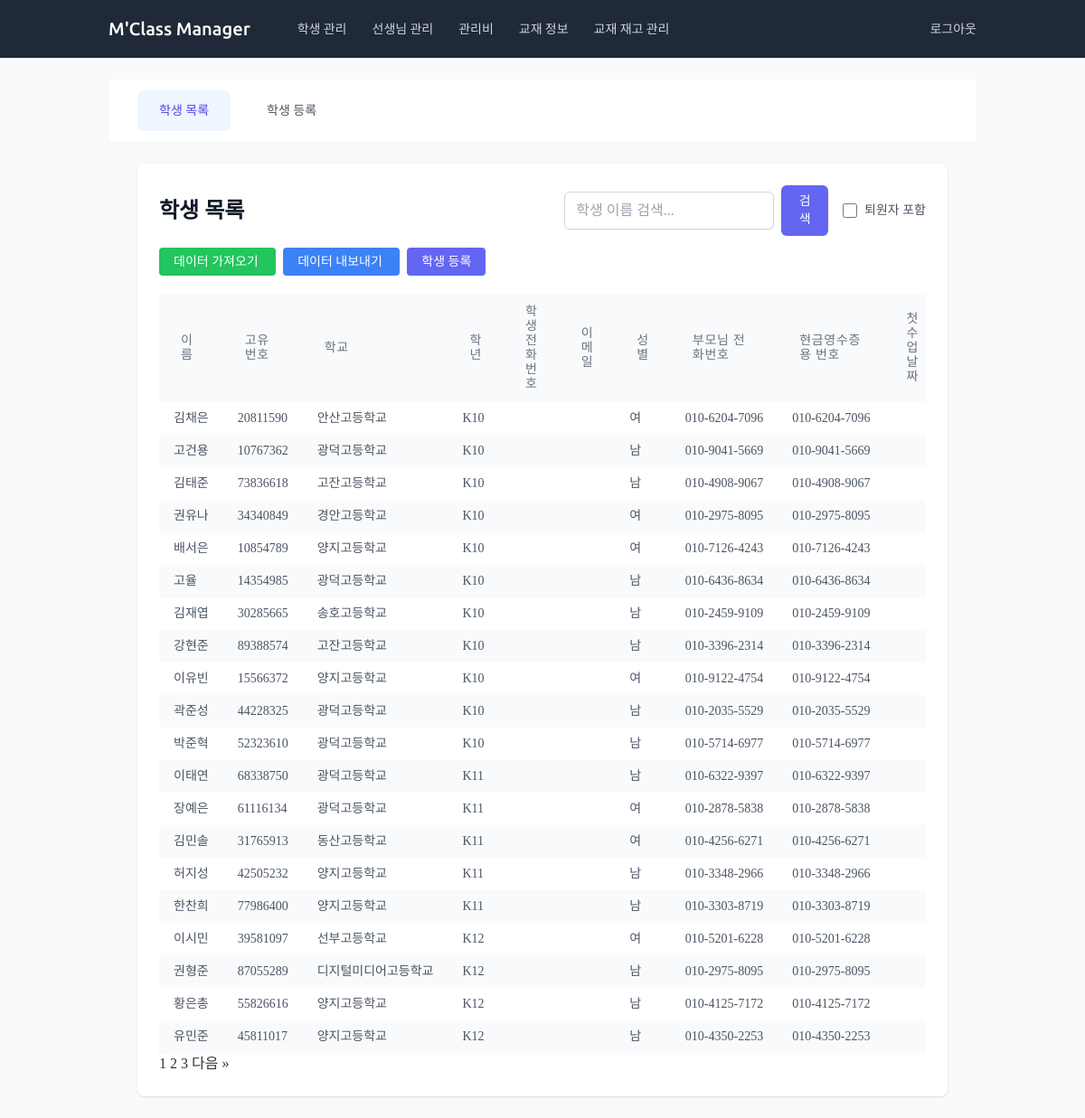
The app's page /students/ (signed in) with its own data.
### students/models.py (models this page shows, shortened)
class Student(models.Model):
    GRADE_CHOICES = [
        ('K5', 'K5'), ('K6', 'K6'), ('K7', 'K7'), ('K8', 'K8'),
        ('K9', 'K9'), ('K10', 'K10'), ('K11', 'K11'), ('K12', 'K12'),
    ]
    GENDER_CHOICES = [
        ('M', '남'),
        ('F', '여'),
    ]
    name = models.CharField(max_length=100, verbose_name='이름')
    school = models.ForeignKey(School, on_delete=models.SET_NULL, null=True, blank=True, verbose_name='학교')
    grade = models.CharField(max_length=3, choices=GRADE_CHOICES, null=True, blank=True, verbose_name='학년')
    phone_number = models.CharField(max_length=15, null=True, blank=True, verbose_name='학생 전화번호',
                                    validators=[RegexValidator(regex=r'^\d{3}-\d{3,4}-\d{4}$',
                                                message="형식: 000-0000-0000")])
    email = models.EmailField(null=True, blank=True, verbose_name='이메일 주소')
    gender = models.CharField(max_length=1, choices=GENDER_CHOICES, null=True, blank=True, verbose_name='성별')
    parent_phone = models.CharField(max_length=15, null=True, blank=True, verbose_name='부모님 전화번호',
                                    validators=[RegexValidator(regex=r'^\d{3}-\d{3,4}-\d{4}$',
                                                message="형식: 000-0000-0000")])
    receipt_number = models.CharField(max_length=15, null=True, blank=True, verbose_name='현금영수증용 번호')
    interview_date = models.DateField(null=True, blank=True, verbose_name='인터뷰 날짜')
    interview_score = models.IntegerField(null=True, blank=True, verbose_name='인터뷰 기본 성적',
                                          validators=[MinValueValidator(1), MaxValueValidator(10)])
    interview_info = models.TextField(null=True, blank=True, verbose_name='인터뷰 정보')
    first_class_date = models.DateField(null=True, blank=True, verbose_name='첫수업 날짜')
    quit_date = models.DateField(null=True, blank=True, verbose_name='그만 둔 날짜')
    student_id = models.CharField(max_length=8, unique=True, verbose_name='고유번호')
    personal_file = models.FileField(upload_to='student_files/', null=True, blank=True, verbose_name='개인 파일')
    etc = models.TextField(null=True, blank=True, verbose_name='기타')
    extra1 = models.CharField(max_length=100, null=True, blank=True, verbose_name='예비1')
    extra2 = models.CharField(max_length=100, null=True, blank=True, verbose_name='예비2')
    extra3 = models.CharField(max_length=100, null=True, blank=True, verbose_name='예비3')
    extra4 = models.CharField(max_length=100, null=True, blank=True, verbose_name='예비4')
    extra5 = models.CharField(max_length=100, null=True, blank=True, verbose_name='예비5')
    is_active = models.BooleanField(default=True, verbose_name='활동 여부')
    class Meta:
        verbose_name = '학생'
        verbose_name_plural = '학생'

### common/models.py (models this page shows, shortened)
class School(models.Model):
    name = models.CharField(max_length=100, verbose_name='교명')
    phone = models.CharField(max_length=15, verbose_name='전화번호', blank=True, null=True)
    address = models.TextField(verbose_name='주소', blank=True, null=True)
    class Meta:
        verbose_name = '학교'
        verbose_name_plural = '학교'

### students/views.py (the view)
# urls.py: path('', views.StudentListView.as_view(), name='student_list'),
class StudentListView(LoginRequiredMixin, ListView):
    model = Student
    template_name = 'students/student_list.html'
    success_url = reverse_lazy('students:student_list')
    context_object_name = 'students'
    paginate_by = 20
    def get_queryset(self):
        queryset = Student.objects.all()
        search_query = self.request.GET.get('search', '')
        show_inactive = self.request.GET.get('show_inactive') == 'on'
        if search_query:
            queryset = queryset.filter(name__icontains=search_query)
        if not show_inactive:
            queryset = queryset.filter(is_active=True)
        return queryset.order_by('-is_active', '-first_class_date')
    def get_context_data(self, **kwargs):
        context = super().get_context_data(**kwargs)
        context['show_inactive'] = self.request.GET.get('show_inactive') == 'on'
        context['search_query'] = self.request.GET.get('search', '')
        return context

### students/templates/students/student_list.html (shortened to what this page needs)
{% extends 'students/base_students.html' %}
{% block student_content %}
<div class="bg-white shadow rounded-lg p-6">
  <div class="flex justify-between items-center mb-4">
    <h1 class="text-2xl font-semibold text-gray-900">학생 목록</h1>
    <div class="flex items-center space-x-4">
      <form method="get" class="flex items-center">
        <input
          type="search"
          name="search"
          value="{{ search_query }}"
          placeholder="학생 이름 검색..."
          class="form-input rounded-md border-gray-300 shadow-sm focus:border-indigo-300 focus:ring focus:ring-indigo-200 focus:ring-opacity-50"
        />
        <button
          type="submit"
          class="ml-2 bg-indigo-500 hover:bg-indigo-600 text-white px-4 py-2 rounded-md text-sm"
        >
          검색
        </button>
      </form>
      <form method="get" class="flex items-center">
        <label class="inline-flex items-center">
          <input
            type="checkbox"
            name="show_inactive"
            {%
            if
            show_inactive
            %}checked{%
            endif
            %}
            class="form-checkbox h-4 w-4 text-indigo-600"
            onchange="this.form.submit()"
          />
          <span class="ml-2 text-sm text-gray-600">퇴원자 포함</span>
        </label>
      </form>
    </div>
  </div>
  <div class="flex justify-between items-center mb-6">
    <div class="space-x-2">
      <a
        href="{% url 'students:student_import' %}"
        class="bg-green-500 hover:bg-green-700 text-white px-4 py-2 rounded text-sm"
      >
        데이터 가져오기
      </a>
      <a
        href="{% url 'students:student_export' %}"
        class="bg-blue-500 hover:bg-blue-700 text-white px-4 py-2 rounded text-sm"
      >
        데이터 내보내기
      </a>
      <a
        href="{% url 'students:student_create' %}"
        class="bg-indigo-500 hover:bg-indigo-700 text-white px-4 py-2 rounded text-sm"
      >
        학생 등록
      </a>
    </div>
  </div>
  <div class="overflow-x-auto">
    <table class="min-w-full content-table divide-y divide-gray-200">
      <thead class="bg-gray-50">
        <tr>
          <th
            class="px-4 py-2 text-left text-xs font-medium text-gray-500 uppercase tracking-wider"
          >
            이름
          </th>
          <th
            class="px-4 py-2 text-left text-xs font-medium text-gray-500 uppercase tracking-wider"
          >
            고유번호
          </th>
          <th
            class="px-4 py-2 text-left text-xs font-medium text-gray-500 uppercase tracking-wider"
          >
            학교
          </th>
          <th
            class="px-4 py-2 text-left text-xs font-medium text-gray-500 uppercase tracking-wider"
          >
            학년
          </th>
          <th
            class="px-4 py-2 text-left text-xs font-medium text-gray-500 uppercase tracking-wider"
          >
            학생 전화번호
          </th>
          <th
            class="px-4 py-2 text-left text-xs font-medium text-gray-500 uppercase tracking-wider"
          >
            이메일
          </th>
          <th
            class="px-4 py-2 text-left text-xs font-medium text-gray-500 uppercase tracking-wider"
          >
            성별
          </th>
          <th
            class="px-4 py-2 text-left text-xs font-medium text-gray-500 uppercase tracking-wider"
          >
            부모님 전화번호
          </th>
          <th
            class="px-4 py-2 text-left text-xs font-medium text-gray-500 uppercase tracking-wider"
          >
            현금영수증용 번호
          </th>
          <th
            class="px-4 py-2 text-left text-xs font-medium text-gray-500 uppercase tracking-wider"
          >
            첫수업 날짜
          </th>
        </tr>
      </thead>
      <tbody class="bg-white divide-y divide-gray-200">
        {% for student in students %}
        <tr
          class="hover:bg-gray-50 text-sm {% if not student.is_active %}inactive-student{% endif %}"
        >
          <td class="px-4 py-2 whitespace-nowrap text-gray-600">
            {{ student.name }}
          </td>
          <td class="px-4 py-2 whitespace-nowrap text-gray-600">
            {{ student.student_id }}
          </td>
          <td class="px-4 py-2 whitespace-nowrap text-gray-600">
            {{ student.school.name|default:"" }}
          </td>
          <td class="px-4 py-2 whitespace-nowrap text-gray-600">
            {{ student.grade|default:"" }}
          </td>
          <td class="px-4 py-2 whitespace-nowrap text-gray-600">
          </td>
          <td class="px-4 py-2 whitespace-nowrap text-gray-600">
          </td>
          <td class="px-4 py-2 whitespace-nowrap text-gray-600">
            {{ student.get_gender_display|default:"" }}
          </td>
          <td class="px-4 py-2 whitespace-nowrap text-gray-600">
            {{ student.parent_phone|default:"" }}
          </td>
          <td class="px-4 py-2 whitespace-nowrap text-gray-600">
            {{ student.receipt_number|default:"" }}
          </td>
          <td class="px-4 py-2 whitespace-nowrap text-gray-600">
          </td>
        </tr>
        {% empty %}
        <tr>
          <td colspan="13" class="px-4 py-2 text-center text-sm text-gray-500">
            등록된 학생이 없습니다.
          </td>
        </tr>
        {% endfor %}
      </tbody>
    </table>
  </div>
  {% if is_paginated %}
<div class="pagination">
    {% for i in paginator.page_range %}
        {% if page_obj.number == i %}
            <a class="active" href="#">{{ i }}</a>
        {% else %}
            <a href="?page={{ i }}{% if search_query %}&search={{ search_query }}{% endif %}{% if show_inactive %}&show_inactive=on{% endif %}">{{ i }}</a>
        {% endif %}
    {% endfor %}
    {% if page_obj.has_next %}
        <a href="?page={{ page_obj.next_page_number }}{% if search_query %}&search={{ search_query }}{% endif %}{% if show_inactive %}&show_inactive=on{% endif %}">다음 »</a>
    {% endif %}
</div>
{% endif %}
</div>
{% endblock %}

### static/css/custom.css (style rules this page uses)
body { font-family: 'Ubuntu', sans-serif; line-height: 1.6; color: #333; background-color: #f9fafb; padding: 0; margin: 0; }
.content-table { width: 100%; border-collapse: separate; border-spacing: 0; border-radius: 0.375rem; box-shadow: 0 2px 5px rgba(0, 0, 0, 0.1); overflow: hidden; }
.content-table thead th { padding: 0.75rem 1.5rem; font-size: 0.875rem; font-weight: 500; text-transform: uppercase; color: #6b7280; letter-spacing: 0.05em; text-align: left; background-color: #f9fafb; }
.content-table tbody tr { background-color: white; }
.content-table tbody tr:nth-child(even) { background-color: #f9fafb; }
.min-w-full tbody tr { transition: background-color 0.2s ease-in-out; }
.form-input { width: 100%; padding: 0.5rem 0.75rem; border: 1px solid #d1d5db; border-radius: 0.375rem; box-shadow: 0 1px 2px rgba(0, 0, 0, 0.05); transition: border-color 0.2s ease-in-out; }
.mb-4 { margin-bottom: 1rem; }
.overflow-x-auto { overflow-x: auto; -webkit-overflow-scrolling: touch; scrollbar-width: none; }

### templates/base.html (style rules this page uses)
body { font-family: 'Noto Sans KR', 'nanum-gothic'; }

### records on screen
Student: name "김채은", student_id "20811590", school.name "안산고등학교", grade "K10", gender "여", parent_phone "010-6204-7096", receipt_number "010-6204-7096"
Student: name "고건용", student_id "10767362", school.name "광덕고등학교", grade "K10", gender "남", parent_phone "010-9041-5669", receipt_number "010-9041-5669"
Student: name "김태준", student_id "73836618", school.name "고잔고등학교", grade "K10", gender "남", parent_phone "010-4908-9067", receipt_number "010-4908-9067"
Student: name "권유나", student_id "34340849", school.name "경안고등학교", grade "K10", gender "여", parent_phone "010-2975-8095", receipt_number "010-2975-8095"
Student: name "배서은", student_id "10854789", school.name "양지고등학교", grade "K10", gender "여", parent_phone "010-7126-4243", receipt_number "010-7126-4243"
Student: name "고율", student_id "14354985", school.name "광덕고등학교", grade "K10", gender "남", parent_phone "010-6436-8634", receipt_number "010-6436-8634"
Student: name "김재엽", student_id "30285665", school.name "송호고등학교", grade "K10", gender "남", parent_phone "010-2459-9109", receipt_number "010-2459-9109"
Student: name "강현준", student_id "89388574", school.name "고잔고등학교", grade "K10", gender "남", parent_phone "010-3396-2314", receipt_number "010-3396-2314"
Student: name "이유빈", student_id "15566372", school.name "양지고등학교", grade "K10", gender "여", parent_phone "010-9122-4754", receipt_number "010-9122-4754"
Student: name "곽준성", student_id "44228325", school.name "광덕고등학교", grade "K10", gender "남", parent_phone "010-2035-5529", receipt_number "010-2035-5529"
Student: name "박준혁", student_id "52323610", school.name "광덕고등학교", grade "K10", gender "남", parent_phone "010-5714-6977", receipt_number "010-5714-6977"
Student: name "이태연", student_id "68338750", school.name "광덕고등학교", grade "K11", gender "남", parent_phone "010-6322-9397", receipt_number "010-6322-9397"
Student: name "장예은", student_id "61116134", school.name "광덕고등학교", grade "K11", gender "여", parent_phone "010-2878-5838", receipt_number "010-2878-5838"
Student: name "김민솔", student_id "31765913", school.name "동산고등학교", grade "K11", gender "여", parent_phone "010-4256-6271", receipt_number "010-4256-6271"
Student: name "허지성", student_id "42505232", school.name "양지고등학교", grade "K11", gender "남", parent_phone "010-3348-2966", receipt_number "010-3348-2966"
Student: name "한찬희", student_id "77986400", school.name "양지고등학교", grade "K11", gender "남", parent_phone "010-3303-8719", receipt_number "010-3303-8719"
Student: name "이시민", student_id "39581097", school.name "선부고등학교", grade "K12", gender "여", parent_phone "010-5201-6228", receipt_number "010-5201-6228"
Student: name "권형준", student_id "87055289", school.name "디지털미디어고등학교", grade "K12", gender "남", parent_phone "010-2975-8095", receipt_number "010-2975-8095"
Student: name "황은총", student_id "55826616", school.name "양지고등학교", grade "K12", gender "남", parent_phone "010-4125-7172", receipt_number "010-4125-7172"
Student: name "유민준", student_id "45811017", school.name "양지고등학교", grade "K12", gender "남", parent_phone "010-4350-2253", receipt_number "010-4350-2253"

### other values on screen
{{ i }} "1"
{{ i }} "2" "3"
